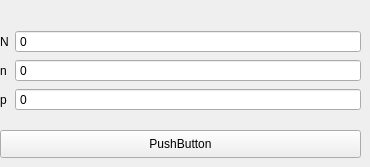
    <widget class="QWidget" name="H_link_plate">
     <widget class="QPushButton" name="pushButton_30">
      <property name="geometry">
       <rect>
        <x>0</x>
        <y>130</y>
        <width>361</width>
        <height>28</height>
       </rect>
      </property>
      <property name="text">
       <string>PushButton</string>
      </property>
     </widget>
     <widget class="QWidget" name="formLayoutWidget_20">
      <property name="geometry">
       <rect>
        <x>0</x>
        <y>30</y>
        <width>361</width>
        <height>95</height>
       </rect>
      </property>
      <layout class="QFormLayout" name="formLayout_20">
       <item row="0" column="0">
        <widget class="QLabel" name="htext_94">
         <property name="text">
          <string>N</string>
         </property>
        </widget>
       </item>
       <item row="0" column="1">
        <widget class="QDoubleSpinBox" name="DoubleSpinBox_55">
         <property name="buttonSymbols">
          <enum>QAbstractSpinBox::NoButtons</enum>
         </property>
         <property name="specialValueText">
          <string>0</string>
         </property>
         <property name="decimals">
          <number>3</number>
         </property>
         <property name="minimum">
          <double>-1000000000000.000000000000000</double>
         </property>
         <property name="maximum">
          <double>1000000000000.000000000000000</double>
         </property>
         <property name="value">
          <double>-1000000000000.000000000000000</double>
         </property>
        </widget>
       </item>
       <item row="1" column="0">
        <widget class="QLabel" name="htext_95">
         <property name="text">
          <string>n</string>
         </property>
        </widget>
       </item>
       <item row="1" column="1">
        <widget class="QDoubleSpinBox" name="DoubleSpinBox_56">
         <property name="buttonSymbols">
          <enum>QAbstractSpinBox::NoButtons</enum>
         </property>
         <property name="specialValueText">
          <string>0</string>
         </property>
         <property name="decimals">
          <number>3</number>
         </property>
         <property name="minimum">
          <double>-1000000000000.000000000000000</double>
         </property>
         <property name="maximum">
          <double>1000000000000.000000000000000</double>
         </property>
         <property name="value">
          <double>-1000000000000.000000000000000</double>
         </property>
        </widget>
       </item>
       <item row="2" column="1">
        <widget class="QDoubleSpinBox" name="DoubleSpinBox_57">
         <property name="buttonSymbols">
          <enum>QAbstractSpinBox::NoButtons</enum>
         </property>
         <property name="specialValueText">
          <string>0</string>
         </property>
         <property name="decimals">
          <number>3</number>
         </property>
         <property name="minimum">
          <double>-1000000000000.000000000000000</double>
         </property>
         <property name="maximum">
          <double>1000000000000.000000000000000</double>
         </property>
         <property name="value">
          <double>-1000000000000.000000000000000</double>
         </property>
        </widget>
       </item>
       <item row="2" column="0">
        <widget class="QLabel" name="htext_96">
         <property name="text">
          <string>p</string>
         </property>
        </widget>
       </item>
      </layout>
     </widget>
    </widget>
